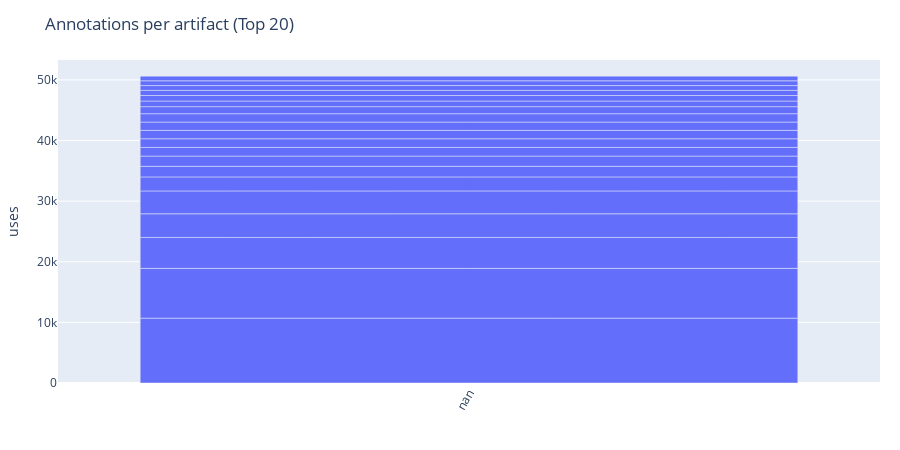

Notebook code cell kept with this figure:
### Code cell
# Annotations per artifact (from AnnotatedCodeElementsPerArtifact.csv)
if not df_annotations_per_artifact.empty:
    art_col = find_artifact_col(df_annotations_per_artifact)
    cnt_col = pick_first(df_annotations_per_artifact, ["count","uses","occurrences"], None)
    if not cnt_col:
        cnt_col = find_numeric_col(df_annotations_per_artifact, preferred=["count","uses","occurrences"], exclude=[art_col])

    # If still missing, aggregate as a fallback: count rows per artifact
    if not cnt_col and art_col:
        tmp = df_annotations_per_artifact.copy()
        tmp[art_col] = tmp[art_col].astype(str)
        tmp = tmp[tmp[art_col].str.strip().ne("")]
        agg = tmp.groupby(art_col).size().reset_index(name="annotationUses")
        art_col, cnt_col = agg.columns[0], "annotationUses"
        bar_smart(agg, art_col, cnt_col, "Annotations per artifact (Top 20)", "uses")
    else:
        bar_smart(df_annotations_per_artifact, art_col, cnt_col, "Annotations per artifact (Top 20)", "uses")
else:
    print("[info] AnnotatedCodeElementsPerArtifact.csv not found or empty.")

### Figure 1 — Plotly figure (JSON) as saved in the notebook; plotly's stock layout.template omitted (floating-point values rounded to 4 significant figures)
{"data": [{"hovertemplate": "=%{x}<br>uses=%{y}<extra></extra>", "legendgroup": "", "marker": {"color": "#636efa", "pattern": {"shape": ""}}, "name": "", "orientation": "v", "showlegend": false, "textposition": "auto", "type": "bar", "x": ["nan", "nan", "nan", "nan", "nan", "nan", "nan", "nan", "nan", "nan", "nan", "nan", "nan", "nan", "nan", "nan", "nan", "nan", "nan", "nan"], "xaxis": "x", "y": [10699, 8214, 5097, 3903, 3772, 2313, 1750, 1689, 1429, 1428, 1382, 1375, 1373, 1162, 931, 912, 843, 795, 785, 769], "yaxis": "y"}], "layout": {"barmode": "relative", "height": 450, "legend": {"tracegroupgap": 0}, "margin": {"b": 40, "l": 20, "r": 20, "t": 60}, "title": {"text": "Annotations per artifact (Top 20)"}, "xaxis": {"anchor": "y", "domain": [0, 1], "tickangle": -60, "title": {"text": ""}}, "yaxis": {"anchor": "x", "domain": [0, 1], "title": {"text": "uses"}}}}
